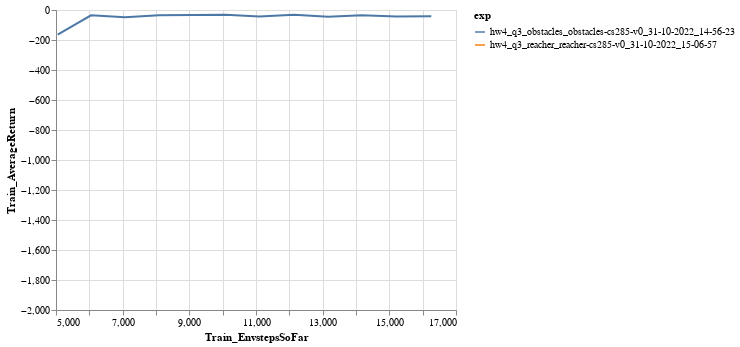

Notebook code cell kept with this figure:
### Code cell
eventfiles = glob.glob(logdir)
xtag = 'Train_EnvstepsSoFar'
ytag = 'Train_AverageReturn'
df_q1  = make_dataframe(eventfiles, xtag=xtag, ytag=ytag)

chart = alt.Chart(df_q1).mark_line().encode(
    x=xtag,
    y=ytag,
    color='exp'
)
chart = chart.configure_legend(
    labelLimit=1000
)
chart

### Figure 1 — Vega-Lite specification as saved in the notebook (floating-point values rounded to 4 significant figures)
{"config": {"view": {"continuousWidth": 400, "continuousHeight": 300}, "legend": {"labelLimit": 1000}}, "data": {"name": "data-cc7b880da61c908ac3a78ff67e5e1226"}, "mark": "line", "encoding": {"color": {"field": "exp", "type": "nominal"}, "x": {"field": "Train_EnvstepsSoFar", "type": "quantitative"}, "y": {"field": "Train_AverageReturn", "type": "quantitative"}}, "$schema": "https://vega.github.io/schema/vega-lite/v4.17.0.json", "datasets": {"data-cc7b880da61c908ac3a78ff67e5e1226": [{"Train_EnvstepsSoFar": 5050.0, "Train_AverageReturn": -163.6, "exp": "hw4_q3_obstacles_obstacles-cs285-v0_31-10-2022_14-56-23"}, {"Train_EnvstepsSoFar": 6050.0, "Train_AverageReturn": -35.63, "exp": "hw4_q3_obstacles_obstacles-cs285-v0_31-10-2022_14-56-23"}, {"Train_EnvstepsSoFar": 7069.0, "Train_AverageReturn": -48.32, "exp": "hw4_q3_obstacles_obstacles-cs285-v0_31-10-2022_14-56-23"}, {"Train_EnvstepsSoFar": 8084.0, "Train_AverageReturn": -34.82, "exp": "hw4_q3_obstacles_obstacles-cs285-v0_31-10-2022_14-56-23"}, {"Train_EnvstepsSoFar": 9089.0, "Train_AverageReturn": -32.96, "exp": "hw4_q3_obstacles_obstacles-cs285-v0_31-10-2022_14-56-23"}, {"Train_EnvstepsSoFar": 10090.0, "Train_AverageReturn": -31.08, "exp": "hw4_q3_obstacles_obstacles-cs285-v0_31-10-2022_14-56-23"}, {"Train_EnvstepsSoFar": 11100.0, "Train_AverageReturn": -42.6, "exp": "hw4_q3_obstacles_obstacles-cs285-v0_31-10-2022_14-56-23"}, {"Train_EnvstepsSoFar": 12140.0, "Train_AverageReturn": -32.19, "exp": "hw4_q3_obstacles_obstacles-cs285-v0_31-10-2022_14-56-23"}, {"Train_EnvstepsSoFar": 13170.0, "Train_AverageReturn": -45.79, "exp": "hw4_q3_obstacles_obstacles-cs285-v0_31-10-2022_14-56-23"}, {"Train_EnvstepsSoFar": 14170.0, "Train_AverageReturn": -35.6, "exp": "hw4_q3_obstacles_obstacles-cs285-v0_31-10-2022_14-56-23"}, {"Train_EnvstepsSoFar": 15220.0, "Train_AverageReturn": -43.01, "exp": "hw4_q3_obstacles_obstacles-cs285-v0_31-10-2022_14-56-23"}, {"Train_EnvstepsSoFar": 16260.0, "Train_AverageReturn": -41.38, "exp": "hw4_q3_obstacles_obstacles-cs285-v0_31-10-2022_14-56-23"}, {"Train_EnvstepsSoFar": 5025.0, "Train_AverageReturn": -1860.0, "exp": "hw4_q3_reacher_reacher-cs285-v0_31-10-2022_15-06-57"}]}}
